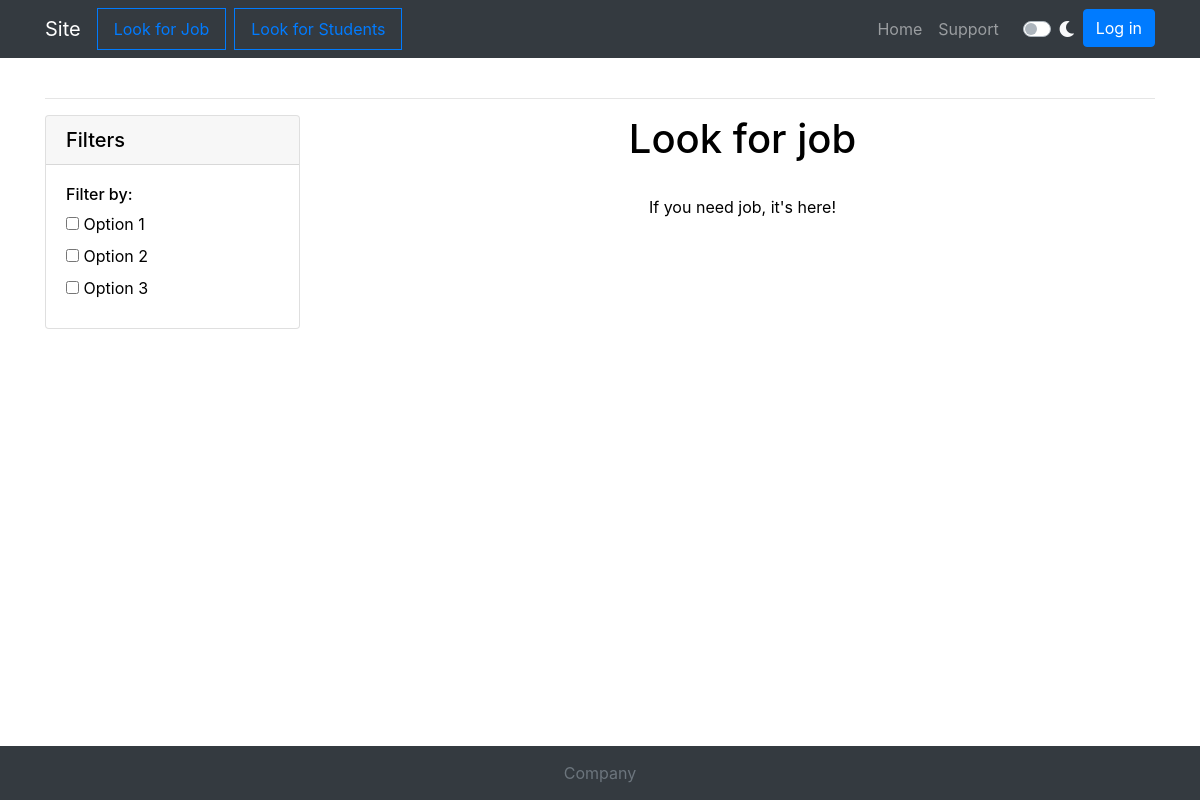
Before: /look_for_job/ with the older database file.
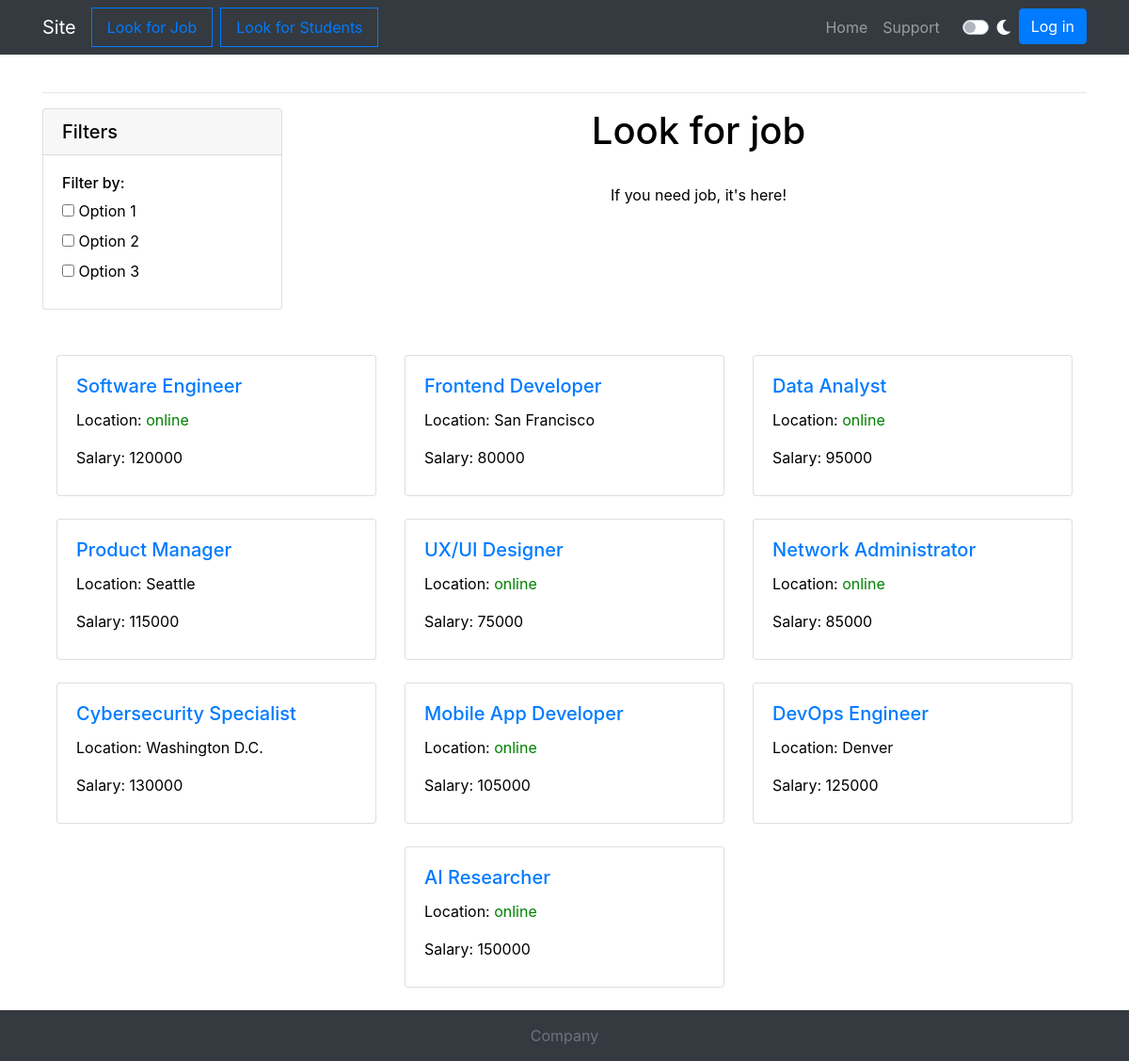
After: the same page with the newer database file.
### lookForJob/models.py (models this page shows, shortened)
class Job(models.Model):
    title = models.TextField(max_length=255)
    company = models.TextField(max_length=500)
    on_or_off = models.TextField(max_length=2)
    city = models.TextField(max_length=255, blank=True)
    full_or_part = models.TextField(max_length=10)
    salary = models.IntegerField()
    description = models.TextField(max_length=1000, blank=True)
    created_time = models.DateTimeField(auto_now_add=True)
    changed_time = models.DateTimeField(auto_now=True)
    slug = models.SlugField(max_length=255, unique=True, editable=False)
    is_published = models.BooleanField(default=True)
    published = PublishedManager()
    def get_absolute_url(self):
        return reverse('job_blank', kwargs={'job_slug': self.slug})

### lookForJob/views.py (the view)
# urls.py: path('', views.look_job_main, name='look_job_main'),
def look_job_main(request: HttpRequest):
    data = {
        'jobs': Job.published.all()
    }
    return render(request, 'lookForJob/lookForJob_main.html', data)

### lookForJob/models.py (called while the page is built)
    def get_queryset(self):
        return super().get_queryset().filter(is_published=True)

### lookForJob/templates/lookForJob/lookForJob_main.html
{% extends "../index.html" %}
{% block content %}
<div class="row">
    <div class="col-md-3">
        <div class="card">
            <div class="card-header d-flex justify-content-between align-items-center">
                <h5 class="mb-0">Filters</h5>
            </div>
            <div id="filterSidebar">
                <div class="card-body">
                    <h6>Filter by:</h6>
                    <div>
                        <label><input type="checkbox"> Option 1</label><br>
                        <label><input type="checkbox"> Option 2</label><br>
                        <label><input type="checkbox"> Option 3</label><br>
                    </div>
                </div>
            </div>
        </div>
    </div>
    <div class="col-md-9">
        <div class="text-center">
            <h1>Look for job</h1>
            <br>
            <p>If you need job, it's here!</p>
        </div>
    </div>
</div>
<div align="center">
    <br>
    {% include './jobs_blanks_block.html' %}
</div>
{% endblock %}

### templates/index.html (shortened to what this page needs)
<!DOCTYPE html>
<html lang="en">
<head>
    <link rel="stylesheet" href="https://stackpath.bootstrapcdn.com/bootstrap/4.5.2/css/bootstrap.min.css">
    <link rel="stylesheet" href="https://cdnjs.cloudflare.com/ajax/libs/font-awesome/5.15.4/css/all.min.css">
</head>
<body>
    <nav class="navbar navbar-expand-lg navbar-dark bg-dark">
        <div class="container">
            <a class="navbar-brand" href="{% url 'start_main' %}">Site</a>
            <div class="d-flex">
                <a class="nav-link border border-primary text-primary" href="{% url 'look_job_main' %}">Look for Job</a>
                <a class="nav-link border border-primary text-primary" href="{% url 'look_student_main' %}">Look for Students</a>
            </div>
            <div class="collapse navbar-collapse" id="navbarNav">
                <ul class="navbar-nav ml-auto">
                    <li class="nav-item">
                        <a class="nav-link" href="{% url 'start_main' %}">Home</a>
                    </li>
                    <li class="nav-item">
                        <a class="nav-link" href="{% url 'support_main' %}">Support</a>
                    </li>
                    <li class="nav-item d-flex align-items-center ml-3">
                        <div class="custom-control custom-switch">
                            <label class="custom-control-label" for="themeSwitch">
                                <i class="fas fa-moon text-light" id="moonIcon"></i>
                            </label>
                        </div>
                    </li>
                    <li class="nav-item">
                        <button class="btn btn-primary ml-2">Log in</button>
                    </li>
                </ul>
            </div>
        </div>
    </nav>
    <div class="container mt-4 content">
        <hr>
        {% block content %}
        {% endblock %}
    </div>
    <footer class="footer mt-auto">
        <div class="container">
            <span class="text-muted">Company</span>
        </div>
    </footer>
</body>
</html>

### lookForJob/templates/lookForJob/jobs_blanks_block.html
<div align="center">
    <br>
    <div class="container">
        <div class="row justify-content-center">
            {% for job in jobs %}
                <div class="col-md-4 mb-4">
                    <div class="card" style="min-height: 150px;">
                        <div class="card-body text-center">
                            <h5 class="card-title" align="left"><a href="{{ job.get_absolute_url }}">{{ job.title }}</a></h5>
                            <p class="card-text" align="left">
                                {% if job.on_or_off == 'ON' %}
                                Location: <span style="color: green;">online</span>
                                {% else %}
                                Location: {{ job.city }}
                                {% endif %}
                            </p>
                            <p class="card-text" align="left">Salary: {{ job.salary }}</p>
                        </div>
                    </div>
                </div>
                {% if forloop.counter|divisibleby:3 and not forloop.last %}
                    </div><div class="row justify-content-center">
                {% endif %}
            {% endfor %}
        </div>
    </div>
</div>

### templates/index.html (style rules this page uses)
html, body { height: 100%; }
body { display: flex; flex-direction: column; min-height: 100vh; background-color: #ffffff; color: #000000; transition: background-color 0.3s, color 0.3s; }
.content { flex: 1; }
.footer { background-color: #343a40; color: #ffffff; text-align: center; padding: 15px 0; }

Changed rows visible on the page:
added Job: title "Software Engineer", shows "Location:", on_or_off "online", salary "120000"
added Job: title "Frontend Developer", city "San Francisco", salary "80000"
added Job: title "Data Analyst", shows "Location:", on_or_off "online", salary "95000"
added Job: title "Product Manager", city "Seattle", salary "115000"
added Job: title "UX/UI Designer", shows "Location:", on_or_off "online", salary "75000"
added Job: title "Network Administrator", shows "Location:", on_or_off "online", salary "85000"
added Job: title "Cybersecurity Specialist", city "Washington D.C.", salary "130000"
added Job: title "Mobile App Developer", shows "Location:", on_or_off "online", salary "105000"
added Job: title "DevOps Engineer", city "Denver", salary "125000"
added Job: title "AI Researcher", shows "Location:", on_or_off "online", salary "150000"
